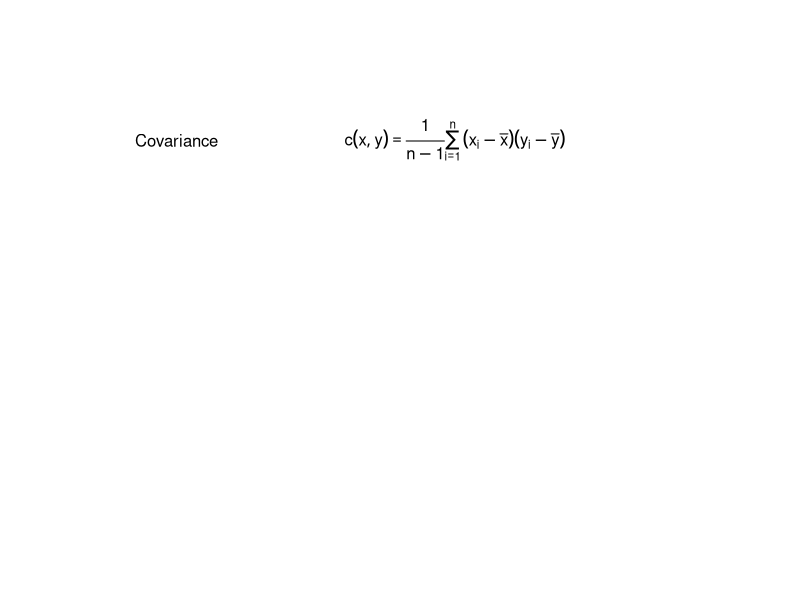

This figure's R source:
#Example of annotating plots with math expressions

plot(1:10,1:10, type="n", axes=F, xlab="", ylab="")
text(2, 9, "Covariance")
text(6, 9, expression(c(x,y) == frac(1,n-1)*sum((x[i]-bar(x))(y[i] - bar(y)), i==1, n)))

